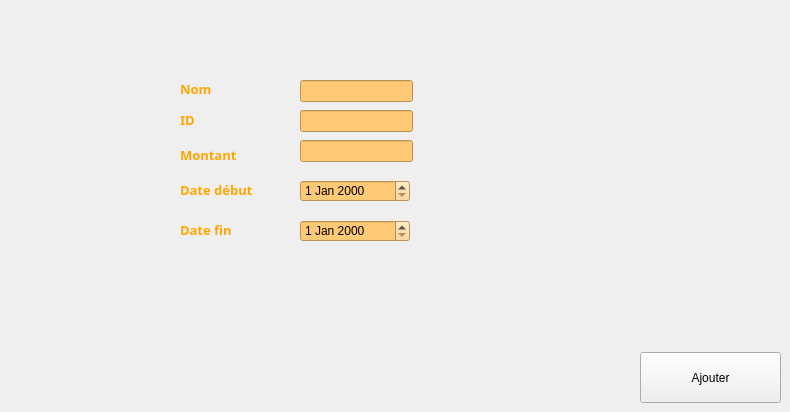
       <widget class="QWidget" name="tab">
        <attribute name="title">
         <string>Ajouter sponsor</string>
        </attribute>
        <widget class="QLabel" name="nom_2">
         <property name="geometry">
          <rect>
           <x>180</x>
           <y>110</y>
           <width>61</width>
           <height>20</height>
          </rect>
         </property>
         <property name="font">
          <font>
           <family>smile</family>
           <pointsize>5</pointsize>
           <weight>75</weight>
           <bold>true</bold>
           <underline>false</underline>
          </font>
         </property>
         <property name="text">
          <string>&lt;head&gt;
  &lt;style&gt;
    h1 { color: orange; }
  &lt;/style&gt;
&lt;/head&gt;

&lt;body&gt;
  &lt;h1&gt;ID&lt;/h1&gt;
 
&lt;/body&gt;</string>
         </property>
        </widget>
        <widget class="QLabel" name="nom_3">
         <property name="geometry">
          <rect>
           <x>180</x>
           <y>80</y>
           <width>55</width>
           <height>16</height>
          </rect>
         </property>
         <property name="font">
          <font>
           <family>smile</family>
           <pointsize>5</pointsize>
           <weight>75</weight>
           <bold>true</bold>
           <underline>false</underline>
          </font>
         </property>
         <property name="text">
          <string>&lt;head&gt;
  &lt;style&gt;
    h1 { color: orange; }
  &lt;/style&gt;
&lt;/head&gt;

&lt;body&gt;
  &lt;h1&gt;Nom&lt;/h1&gt;
 
&lt;/body&gt;</string>
         </property>
        </widget>
        <widget class="QLabel" name="nom_4">
         <property name="geometry">
          <rect>
           <x>180</x>
           <y>140</y>
           <width>81</width>
           <height>31</height>
          </rect>
         </property>
         <property name="font">
          <font>
           <family>smile</family>
           <pointsize>5</pointsize>
           <weight>75</weight>
           <bold>true</bold>
           <underline>false</underline>
          </font>
         </property>
         <property name="text">
          <string>&lt;head&gt;
  &lt;style&gt;
    h1 { color: orange; }
  &lt;/style&gt;
&lt;/head&gt;

&lt;body&gt;
  &lt;h1&gt;Montant&lt;/h1&gt;
 
&lt;/body&gt;</string>
         </property>
        </widget>
        <widget class="QLabel" name="nom_5">
         <property name="geometry">
          <rect>
           <x>180</x>
           <y>180</y>
           <width>101</width>
           <height>20</height>
          </rect>
         </property>
         <property name="font">
          <font>
           <family>smile</family>
           <pointsize>5</pointsize>
           <weight>75</weight>
           <bold>true</bold>
           <underline>false</underline>
          </font>
         </property>
         <property name="text">
          <string>&lt;head&gt;
  &lt;style&gt;
    h1 { color: orange; }
  &lt;/style&gt;
&lt;/head&gt;

&lt;body&gt;
  &lt;h1&gt;Date début&lt;/h1&gt;
 
&lt;/body&gt;</string>
         </property>
        </widget>
        <widget class="QLabel" name="nom_8">
         <property name="geometry">
          <rect>
           <x>180</x>
           <y>220</y>
           <width>71</width>
           <height>20</height>
          </rect>
         </property>
         <property name="font">
          <font>
           <family>smile</family>
           <pointsize>5</pointsize>
           <weight>75</weight>
           <bold>true</bold>
           <underline>false</underline>
          </font>
         </property>
         <property name="text">
          <string>&lt;head&gt;
  &lt;style&gt;
    h1 { color: orange; }
  &lt;/style&gt;
&lt;/head&gt;

&lt;body&gt;
  &lt;h1&gt;Date fin&lt;/h1&gt;
 
&lt;/body&gt;</string>
         </property>
        </widget>
        <widget class="QPushButton" name="pushButton_AJOUTER_spons">
         <property name="geometry">
          <rect>
           <x>640</x>
           <y>352</y>
           <width>141</width>
           <height>51</height>
          </rect>
         </property>
         <property name="text">
          <string>Ajouter</string>
         </property>
        </widget>
        <widget class="QLineEdit" name="lineEdit_id_spons">
         <property name="geometry">
          <rect>
           <x>300</x>
           <y>110</y>
           <width>113</width>
           <height>22</height>
          </rect>
         </property>
         <property name="styleSheet">
          <string notr="true">background-color: rgb(255, 201, 118);</string>
         </property>
        </widget>
        <widget class="QLineEdit" name="lineEdit_nom_sponsor">
         <property name="geometry">
          <rect>
           <x>300</x>
           <y>80</y>
           <width>113</width>
           <height>22</height>
          </rect>
         </property>
         <property name="styleSheet">
          <string notr="true">background-color: rgb(255, 201, 118);</string>
         </property>
        </widget>
        <widget class="QLineEdit" name="lineEdit_montant">
         <property name="geometry">
          <rect>
           <x>300</x>
           <y>140</y>
           <width>113</width>
           <height>22</height>
          </rect>
         </property>
         <property name="styleSheet">
          <string notr="true">background-color: rgb(255, 201, 118);</string>
         </property>
        </widget>
        <widget class="QDateEdit" name="dateEdit_debut">
         <property name="geometry">
          <rect>
           <x>300</x>
           <y>180</y>
           <width>110</width>
           <height>22</height>
          </rect>
         </property>
         <property name="styleSheet">
          <string notr="true">background-color: rgb(255, 201, 118);</string>
         </property>
        </widget>
        <widget class="QDateEdit" name="dateEdit_fin">
         <property name="geometry">
          <rect>
           <x>300</x>
           <y>220</y>
           <width>110</width>
           <height>22</height>
          </rect>
         </property>
         <property name="styleSheet">
          <string notr="true">background-color: rgb(255, 201, 118);</string>
         </property>
        </widget>
       </widget>
